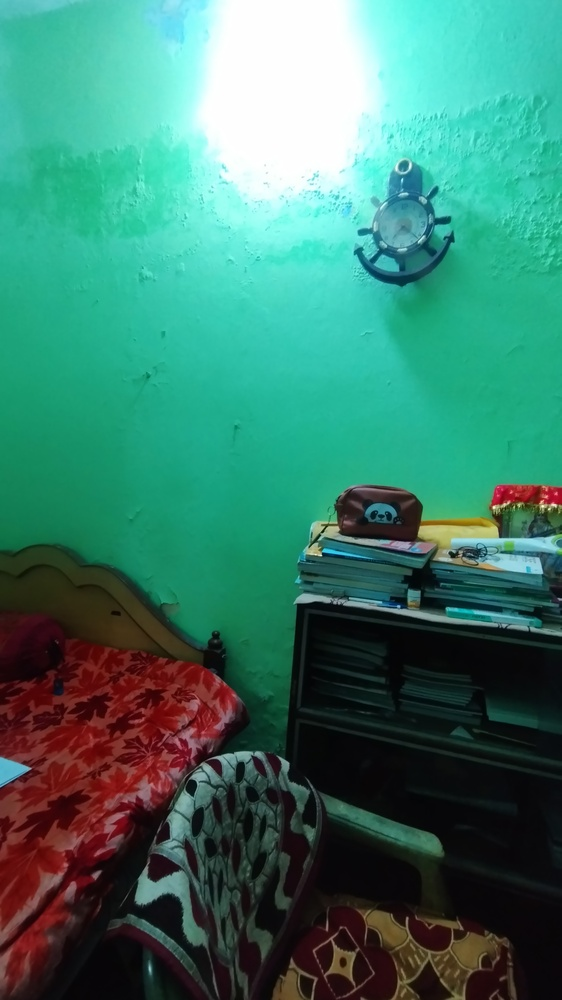
#> input picture Image_stitching/imgs/IMG_20260127_192204.jpg.jpeg, 562 x 1000 px, shrunk from 1836 x 3264 before the run; its folder holds 4 pictures in this run
$ python panaromic_stitching.py
#> lines starting #> are read from the running program, lines starting #| are printed output that depends on the picture; after the words box and inside, x2 and y2 are one past the last pixel; in counts of white or black regions, pixels touching at a corner belong together
import numpy as np
import cv2
import glob
import imutils
import os

script_dir = os.path.dirname(os.path.abspath(__file__))
image_path = glob.glob(os.path.join(script_dir, "imgs/*.jpeg"))
print(image_path)
images = []

for image in  image_path:
    img =  cv2.imread(image)
#> img is the input picture: shape (1000, 562, 3); mean B, G, R 107.7, 124.2, 60.3
    images.append(img)
    cv2.imshow("Image", img)
    cv2.waitKey(0)

imageSticher = cv2.Stitcher_create()

error, stitched_img = imageSticher.stitch(images)

if not error:
        cv2.imwrite("./stitched_images.png", stitched_img)
        cv2.imshow("stitched images", stitched_img)
        cv2.waitKey(0)
        stitched_img = cv2.copyMakeBorder(stitched_img, 10, 10, 10, 10, cv2.BORDER_CONSTANT, (0,0,0))
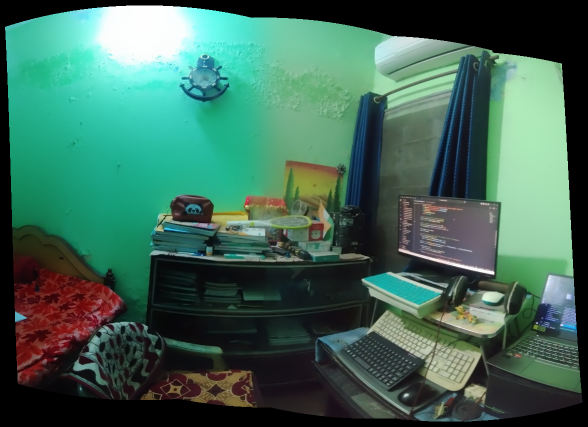
#> stitched_img: shape (853, 1175, 3) (shown at 1/2 size); mean of channels 0, 1, 2 88, 103.9, 63.6; drawn as B, G, R

        gray = cv2.cvtColor(stitched_img, cv2.COLOR_BGR2GRAY)
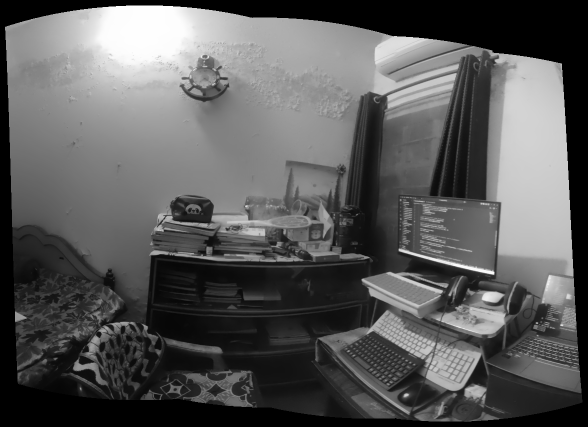
#> gray: shape (853, 1175) (shown at 1/2 size); min 0, max 254, mean 90
        thresh_img = cv2.threshold(gray, 0, 255, cv2.THRESH_BINARY)[1]
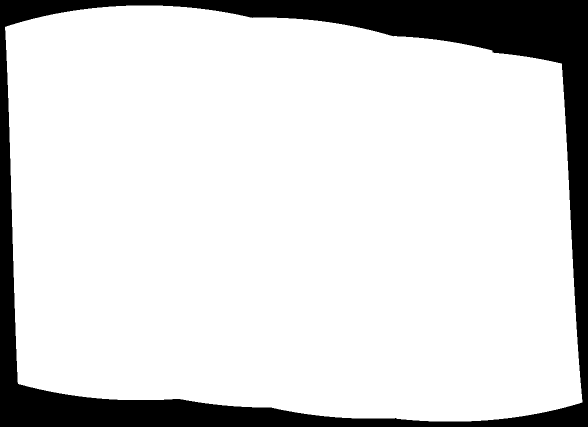
#> thresh_img: shape (853, 1175) (shown at 1/2 size); 85.5% white; 1 black region, box (x1, y1, x2, y2) and area: (0, 0, 1175, 853) 145207

        cv2.imshow("Threshold Image", thresh_img)

        contours = cv2.findContours(thresh_img.copy(), cv2.RETR_EXTERNAL, cv2.CHAIN_APPROX_SIMPLE)
        contours = imutils.grab_contours(contours)

        if len(contours) == 0:
            print("No contours found in threshold image; saving original stitch.")
            cv2.imwrite("./stitchedOP.png", stitched_img)
            cv2.imshow("stitched output", stitched_img)
            cv2.waitKey(0)
            cv2.destroyAllWindows()
            raise SystemExit

        # Start from the largest contour of the mask
        areaOI = max(contours, key=cv2.contourArea)
        x, y, w, h = cv2.boundingRect(areaOI)

        # Build a mask for erosion-based tight crop
        mask = np.zeros(thresh_img.shape, dtype="uint8")
        cv2.rectangle(mask, (x, y), (x + w, y + h), 255, -1)
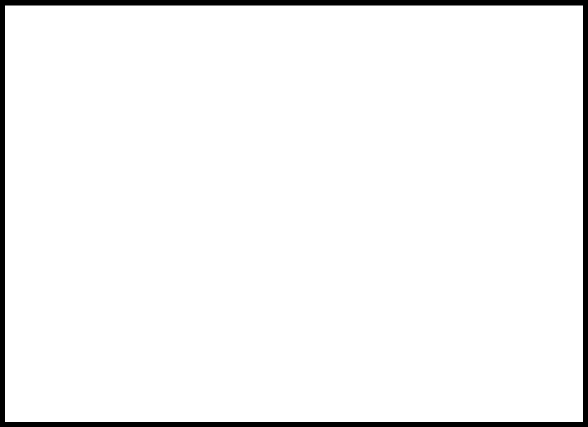
#> mask: shape (853, 1175) (shown at 1/2 size); 96.1% white; 1 black region, box (x1, y1, x2, y2) and area: (0, 0, 1175, 853) 39327

        minRectangle = mask.copy()
        sub = mask.copy()

        # Erode until the mask fits inside the threshold; stop if it disappears
        while cv2.countNonZero(sub) > 0:
            minRectangle = cv2.erode(minRectangle, None)
            sub = cv2.subtract(minRectangle, thresh_img)
#> this loop made 104 passes
#> pass 1, `sub = cv2.subtract(minRectangle, thresh_img)`:
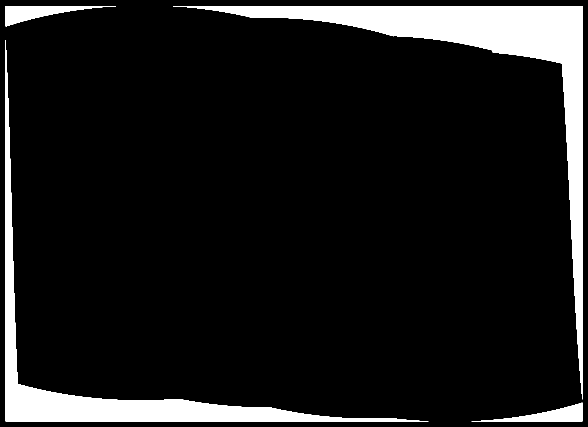
#> sub: shape (853, 1175) (shown at 1/2 size); 10.2% white; 4 white regions, box (x1, y1, x2, y2) and area: (346, 12, 1165, 799) 59049, (11, 80, 857, 843) 36189, (11, 12, 232, 53) 3551, (943, 805, 1165, 843) 3198
#> after the loop:
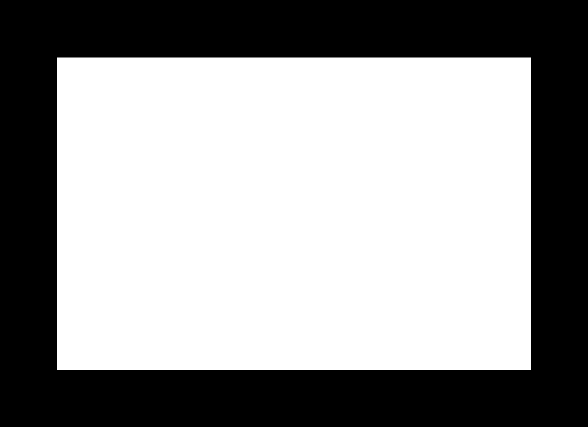
#> minRectangle: shape (853, 1175) (shown at 1/2 size); 59.1% white; 1 black region, box (x1, y1, x2, y2) and area: (0, 0, 1175, 853) 409775

        contours = cv2.findContours(minRectangle.copy(), cv2.RETR_EXTERNAL, cv2.CHAIN_APPROX_SIMPLE)
        contours = imutils.grab_contours(contours)

        if len(contours) > 0:
            areaOI = max(contours, key=cv2.contourArea)
            x, y, w, h = cv2.boundingRect(areaOI)
        else:
            print("No contours after erosion; falling back to initial bounding box.")

        cv2.imshow("minRectangle Image", minRectangle)
        cv2.waitKey(0)

        # Safe crop using the chosen bounding box
        stitched_crop = stitched_img[y:y+h, x:x+w]
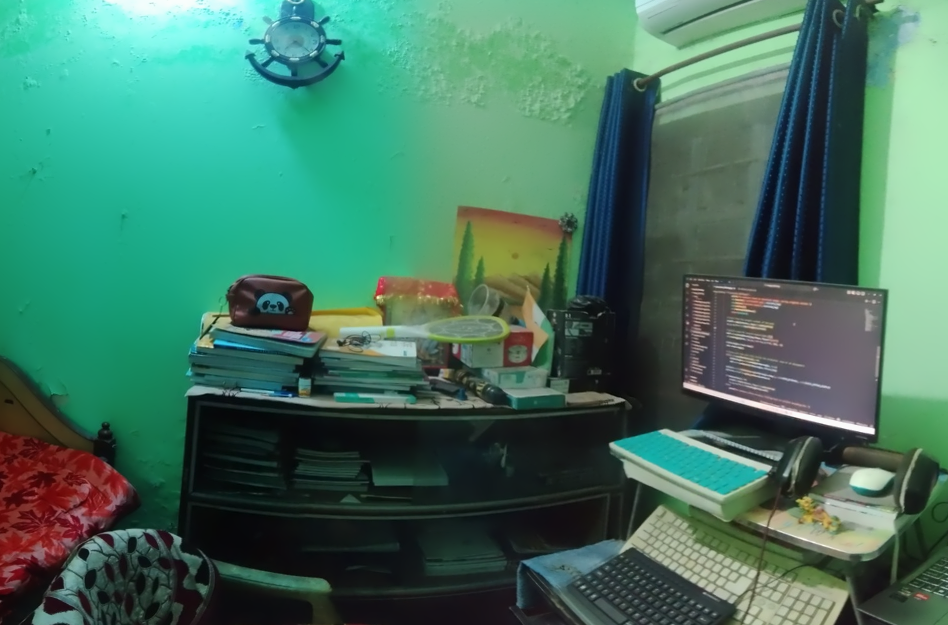
#> stitched_crop: shape (625, 948, 3); mean of channels 0, 1, 2 96.9, 115.8, 66.5; drawn as B, G, R
        if stitched_crop.size == 0:
            print("Crop resulted in empty image; saving original stitch instead.")
            stitched_crop = stitched_img

        cv2.imwrite("stitchedOP.png", stitched_crop)
        cv2.imshow("stitched output", stitched_crop)
        cv2.waitKey(0)
